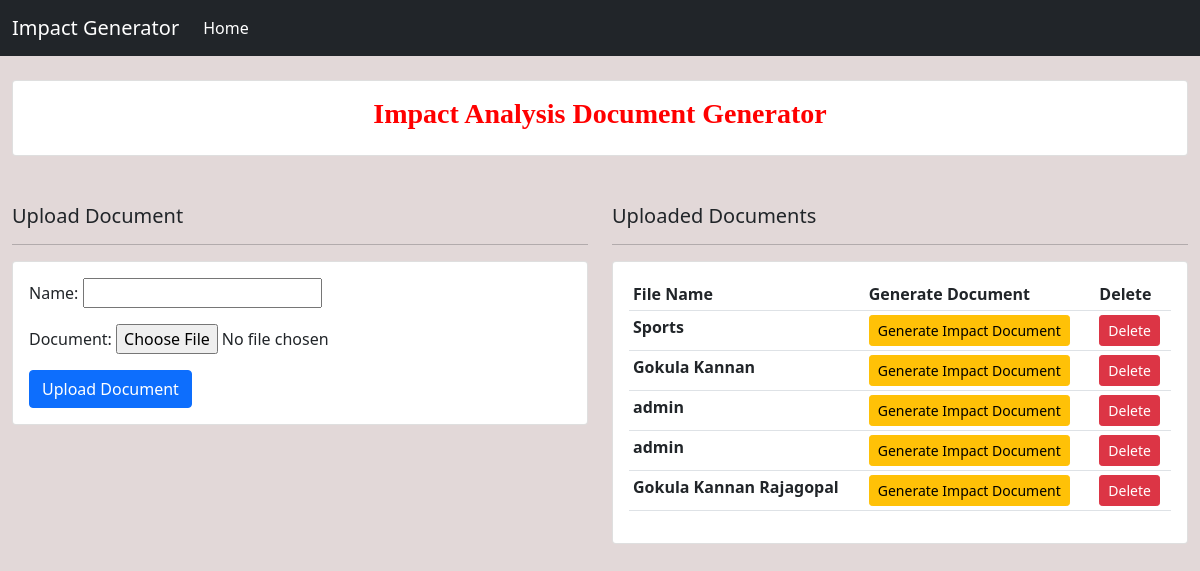
/, run on an earlier commit of the app's database.
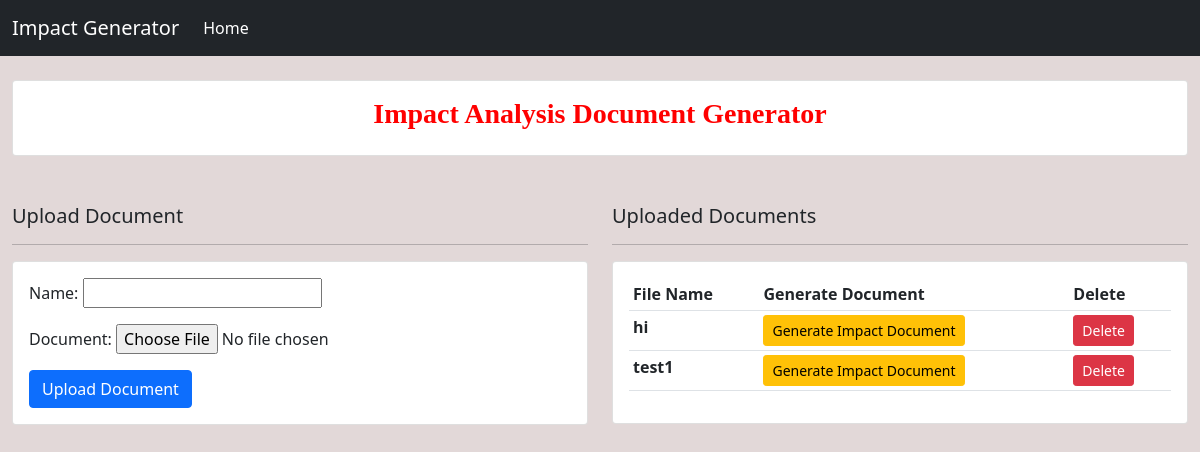
And on a later commit of the database.
### impactgenerator/models.py (models this page shows, shortened)
class Document(models.Model):
    name = models.CharField(max_length=200, null=True)
    document = models.FileField(upload_to="csv", null=True, blank=True)
    date_created = models.DateTimeField(auto_now_add=True)

### impactgenerator/views.py (the view)
# urls.py: 2. Add a URL to urlpatterns:  path('', views.home, name='home')
def home(request):
    documents = Document.objects.all()
    form = DocumentForm()
    if request.method == "POST":
        form = DocumentForm(request.POST, request.FILES)
        if form.is_valid():
            form.save()
            return redirect('home')
    context = {
        'documents': documents,
        'form': form
    }
    return render(request, 'impactgenerator/home.html', context)

### impactgenerator/forms.py
class DocumentForm(forms.ModelForm):
    class Meta:
        model = Document
        fields = ('name', 'document')

### impactgenerator/templates/impactgenerator/home.html (shortened to what this page needs)
{% extends 'impactgenerator/main.html' %}
{% load static %}
{% block content %}
<br>
    <div class="row">
        <div class="col-md">
            <div class="card card-body">
                <h3 style="text-align: center;" id="banner">Impact Analysis Document Generator</h3>
            </div>
        </div>
    </div>
<br><br>
    <div class="row">
        <div class="col-md-6">
            <h5>Upload Document</h5>
            <hr>
            <div class="card card-body">
                <form method="POST", enctype="multipart/form-data">
                    {{ form.as_p }}
                    <button class="btn btn-primary" type="submit">Upload Document</button>
                </form>
            </div>
        </div>
        <div class="col-md-6">
            <h5>Uploaded Documents</h5>
            <hr>
            <div class="card card-body">
                <table class="table table-sm">
                <tr>
                    <th>File Name</th>
                    <th>Generate Document</th>
                    <th>Delete</th>
                </tr>
                {% for document in documents %}
                <tr>
                    <th>{{ document.name }}</th>
                    <th><a href="{% url 'create_impact' document.id %}" class="btn btn-warning btn-sm">Generate Impact Document</a></th>
                    <th><a href="{% url 'delete_document' document.id %}" class="btn btn-danger btn-sm">Delete</a></th>
                </tr>
                {% endfor %}
                </table>
            </div>
        </div>
    </div>
{% endblock content %}

### impactgenerator/templates/impactgenerator/main.html (shortened to what this page needs)
<!DOCTYPE html>
{% load static %}
<html lang="en">
<head>
    <link href="https://cdn.jsdelivr.net/npm/bootstrap@5.0.2/dist/css/bootstrap.min.css" rel="stylesheet">
    <link rel="stylesheet" type="text/css" href="{% static 'css/main.css' %}"
</head>
<body>
    <nav class="navbar navbar-expand-lg navbar-dark bg-dark">
        <div class="container-fluid">
          <a class="navbar-brand" href="#">Impact Generator</a>
          <div class="collapse navbar-collapse" id="navbarNavAltMarkup">
            <div class="navbar-nav">
              <a class="nav-link active" aria-current="page" href="#">Home</a>
            </div>
          </div>
        </div>
      </nav>
<div class="container-fluid">
    {% block content %}
    {% endblock content %}
</div>
</body>
</html>

### static/css/main.css (style rules this page uses)
body { background-color: rgb(226, 216, 216); }
#banner { color: red; font-family: Cambria, Cochin, Georgia, Times, "Times New Roman", serif; font-weight: bold; font-stretch: expanded; }

What changed in the data, as far as the page shows it:
removed Document: name "Sports"
removed Document: name "Gokula Kannan"
removed Document: name "admin"
removed Document: name "admin"
removed Document: name "Gokula Kannan Rajagopal"
added Document: name "hi"
added Document: name "test1"
